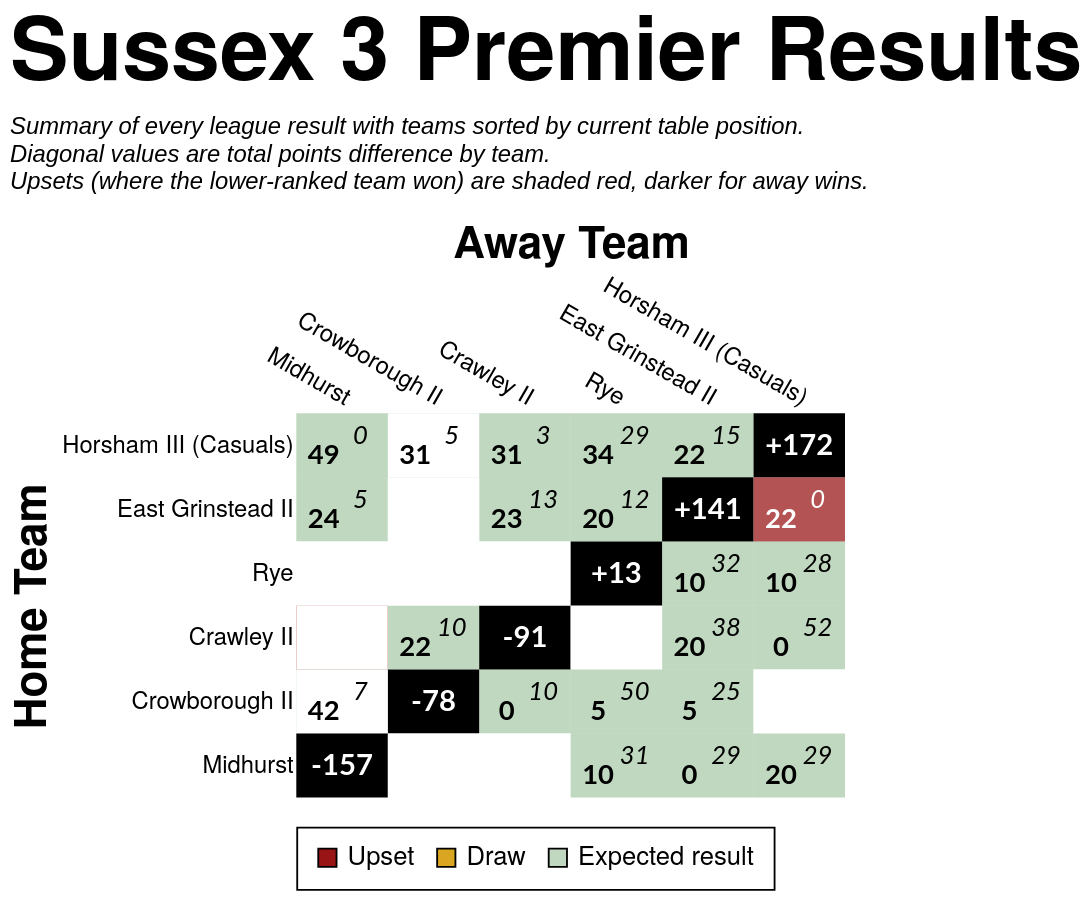

Describe this chart as a Vega-Lite specification.
### Vega-Lite specification from a JSON file in a GitHub repository (floating-point values rounded to 4 significant figures)
{"config": {"axis": {"labelFont": "PT Sans Narrow, Helvetica Neue, Helvetica, Arial, sans-serif", "titleFont": "PT Sans Narrow, Helvetica Neue, Helvetica, Arial, sans-serif", "labelFontSize": 13, "titleFontSize": 24, "gridColor": "#202947", "gridOpacity": 0.2, "zindex": 1}, "text": {"font": "Lato, sans-serif"}, "bar": {"cornerRadiusEnd": 5}, "header": {"labelFont": "PT Sans Narrow, Helvetica Neue, Helvetica, Arial, sans-serif", "titleFont": "PT Sans Narrow, Helvetica Neue, Helvetica, Arial, sans-serif", "labelFontSize": 24, "titleFontSize": 28, "labelFontWeight": "bold", "orient": "left"}, "legend": {"labelFont": "PT Sans Narrow, Helvetica Neue, Helvetica, Arial, sans-serif", "titleFont": "PT Sans Narrow, Helvetica Neue, Helvetica, Arial, sans-serif", "labelFontSize": 14, "titleFontSize": 16, "titlePadding": 5, "fillColor": "white", "strokeColor": "black", "padding": 10, "titleFontWeight": "lighter", "titleFontStyle": "italic", "titleColor": "gray", "offset": 10}, "title": {"font": "PT Sans Narrow, Helvetica Neue, Helvetica, Arial, sans-serif", "fontSize": 48, "fontWeight": "bold", "anchor": "start", "align": "center", "titlePadding": 20, "subtitlePadding": 10, "subtitleFontSize": 13, "subtitleColor": "", "subtitleFontStyle": "italic", "offset": 15, "color": "black"}, "axisX": {"labelAngle": 0}, "facet": {"title": null, "header": null, "align": {"row": "each", "column": "each"}, "spacing": 10}, "resolve": {"scale": {"y": "independent", "facet": "independent"}}, "background": "transparent", "scale": {"offsetBandPaddingOuter": 0.2, "offsetBandPaddingInner": 0.1}, "view": {"stroke": null, "background": "transparent"}}, "layer": [{"data": {"name": "data-07fc7b955812646544d73bf1cd597773"}, "mark": {"type": "rect"}, "encoding": {"color": {"field": "unexpected_result", "legend": {"labelExpr": "datum.value === 'Upset (Away Win)' ? 'Upset' : datum.value", "labelLimit": 220, "offset": 16, "orient": "bottom", "symbolStrokeColor": "black", "symbolStrokeWidth": 1, "values": ["Upset (Away Win)", "Draw", "Expected result"]}, "scale": {"domain": ["Expected result", "Upset (Home Win)", "Upset (Away Win)", "Draw", "To be played", "N/A"], "range": ["#146f1444", "#991515bb", "#991515", "goldenrod", "white", "black"]}, "title": null, "type": "nominal"}, "opacity": {"condition": {"test": "datum.home_team == param_35.home_team || datum.away_team == param_35.home_team || !isValid(param_35.home_team)", "value": 1.0}, "value": 0.1}, "tooltip": [{"field": "home_team", "title": "Home", "type": "nominal"}, {"field": "away_team", "title": "Away", "type": "nominal"}, {"field": "home_score_text", "title": "Home Score", "type": "nominal"}, {"field": "away_score_text", "title": "Away Score", "type": "nominal"}, {"field": "result", "title": "Result", "type": "nominal"}, {"field": "unexpected_result", "title": "Unexpectedness", "type": "nominal"}, {"field": "date", "format": "%d %b %Y", "title": "Date", "type": "temporal"}], "x": {"axis": {"domain": false, "grid": false, "labelAngle": 30, "orient": "top", "ticks": false}, "field": "away_team", "sort": ["Midhurst", "Crowborough II", "Crawley II", "Rye", "East Grinstead II", "Horsham III (Casuals)"], "title": "Away Team", "type": "nominal"}, "y": {"axis": {"domain": false, "grid": false, "ticks": false}, "field": "home_team", "sort": ["Horsham III (Casuals)", "East Grinstead II", "Rye", "Crawley II", "Crowborough II", "Midhurst"], "title": "Home Team", "type": "nominal"}}, "name": "view_36"}, {"data": {"name": "data-07fc7b955812646544d73bf1cd597773"}, "mark": {"type": "text", "fontStyle": "italic", "size": 14, "xOffset": 10, "yOffset": -5}, "encoding": {"color": {"condition": {"test": "(datum.home_team == param_35.home_team || datum.away_team == param_35.home_team || !isValid(param_35.home_team)) && datum.unexpected_result == 'Expected result'", "value": "black"}, "value": "white"}, "text": {"field": "away_score_text", "type": "nominal"}, "x": {"field": "away_team", "sort": ["Midhurst", "Crowborough II", "Crawley II", "Rye", "East Grinstead II", "Horsham III (Casuals)"], "type": "nominal"}, "y": {"field": "home_team", "sort": ["Horsham III (Casuals)", "East Grinstead II", "Rye", "Crawley II", "Crowborough II", "Midhurst"], "type": "nominal"}}, "transform": [{"filter": "datum.away_score_text != '' && datum.away_score_text != 'WO'"}]}, {"data": {"name": "data-07fc7b955812646544d73bf1cd597773"}, "mark": {"type": "text", "size": 12, "xOffset": 10, "yOffset": -5}, "encoding": {"color": {"condition": {"test": "(datum.home_team == param_35.home_team || datum.away_team == param_35.home_team || !isValid(param_35.home_team)) && datum.unexpected_result == 'Expected result'", "value": "black"}, "value": "white"}, "text": {"field": "away_score_text", "type": "nominal"}, "x": {"field": "away_team", "sort": ["Midhurst", "Crowborough II", "Crawley II", "Rye", "East Grinstead II", "Horsham III (Casuals)"], "type": "nominal"}, "y": {"field": "home_team", "sort": ["Horsham III (Casuals)", "East Grinstead II", "Rye", "Crawley II", "Crowborough II", "Midhurst"], "type": "nominal"}}, "transform": [{"filter": "datum.away_score_text == 'WO'"}]}, {"data": {"name": "data-07fc7b955812646544d73bf1cd597773"}, "mark": {"type": "text", "fontWeight": "bold", "size": 15, "xOffset": -10, "yOffset": 5}, "encoding": {"color": {"condition": {"test": "(datum.home_team == param_35.home_team || datum.away_team == param_35.home_team || !isValid(param_35.home_team)) && datum.unexpected_result == 'Expected result'", "value": "black"}, "value": "white"}, "text": {"field": "home_score_text", "type": "nominal"}, "x": {"field": "away_team", "sort": ["Midhurst", "Crowborough II", "Crawley II", "Rye", "East Grinstead II", "Horsham III (Casuals)"], "type": "nominal"}, "y": {"field": "home_team", "sort": ["Horsham III (Casuals)", "East Grinstead II", "Rye", "Crawley II", "Crowborough II", "Midhurst"], "type": "nominal"}}, "transform": [{"filter": "datum.home_score_text != '' && datum.home_score_text != 'WO'"}]}, {"data": {"name": "data-07fc7b955812646544d73bf1cd597773"}, "mark": {"type": "text", "size": 12, "xOffset": -10, "yOffset": 5}, "encoding": {"color": {"condition": {"test": "(datum.home_team == param_35.home_team || datum.away_team == param_35.home_team || !isValid(param_35.home_team)) && datum.unexpected_result == 'Expected result'", "value": "black"}, "value": "white"}, "text": {"field": "home_score_text", "type": "nominal"}, "x": {"field": "away_team", "sort": ["Midhurst", "Crowborough II", "Crawley II", "Rye", "East Grinstead II", "Horsham III (Casuals)"], "type": "nominal"}, "y": {"field": "home_team", "sort": ["Horsham III (Casuals)", "East Grinstead II", "Rye", "Crawley II", "Crowborough II", "Midhurst"], "type": "nominal"}}, "transform": [{"filter": "datum.home_score_text == 'WO'"}]}, {"data": {"name": "data-99997583bae8392bf271f2a6b991e258"}, "mark": {"type": "text", "color": "white", "fontWeight": "bold", "size": 16}, "encoding": {"text": {"field": "display_text", "type": "nominal"}, "tooltip": [{"field": "home_team", "title": "Team", "type": "nominal"}, {"field": "display_text", "title": "Points Difference", "type": "nominal"}], "x": {"field": "away_team", "sort": ["Midhurst", "Crowborough II", "Crawley II", "Rye", "East Grinstead II", "Horsham III (Casuals)"], "type": "nominal"}, "y": {"field": "home_team", "sort": ["Horsham III (Casuals)", "East Grinstead II", "Rye", "Crawley II", "Crowborough II", "Midhurst"], "type": "nominal"}}}], "height": {"step": 35}, "params": [{"name": "param_35", "select": {"type": "point", "clear": "dblclick", "fields": ["home_team"], "on": "click"}, "value": null, "views": ["view_36"]}], "title": {"text": "Sussex 3 Premier Results", "subtitle": ["Summary of every league result with teams sorted by current table position.", "Diagonal values are total points difference by team.", "Upsets (where the lower-ranked team won) are shaded red, darker for away wins."]}, "width": {"step": 50}, "$schema": "https://vega.github.io/schema/vega-lite/v5.20.1.json", "datasets": {"data-07fc7b955812646544d73bf1cd597773": [{"home_team": "Crawley II", "away_team": "Crawley II", "match_id": null, "date": "", "home_score": null, "away_score": null, "home_walkover": null, "away_walkover": null, "result": "N/A", "home_score_text": "", "away_score_text": "", "wo_result": "", "score_text": "", "display_text": "-91", "is_diagonal": true, "result_simple": "N/A", "unexpected_result": "N/A", "unexpected_opacity": 1.0}, {"home_team": "Crawley II", "away_team": "Crowborough II", "match_id": "952685", "date": "2022-01-22T00:00:00", "home_score": 22, "away_score": 10, "home_walkover": false, "away_walkover": false, "result": "Home Win", "home_score_text": "22", "away_score_text": "10", "wo_result": "", "score_text": "22-10", "display_text": "22-10", "is_diagonal": false, "result_simple": "Home Win", "unexpected_result": "Expected result", "unexpected_opacity": 0.25}, {"home_team": "Crawley II", "away_team": "East Grinstead II", "match_id": "952701", "date": "2022-03-26T00:00:00", "home_score": 20, "away_score": 38, "home_walkover": false, "away_walkover": false, "result": "Away Win", "home_score_text": "20", "away_score_text": "38", "wo_result": "", "score_text": "20-38", "display_text": "20-38", "is_diagonal": false, "result_simple": "Away Win", "unexpected_result": "Expected result", "unexpected_opacity": 0.25}, {"home_team": "Crawley II", "away_team": "Horsham III (Casuals)", "match_id": "952691", "date": "2022-02-12T00:00:00", "home_score": 0, "away_score": 52, "home_walkover": false, "away_walkover": false, "result": "Away Win", "home_score_text": "0", "away_score_text": "52", "wo_result": "", "score_text": "0-52", "display_text": "0-52", "is_diagonal": false, "result_simple": "Away Win", "unexpected_result": "Expected result", "unexpected_opacity": 0.25}, {"home_team": "Crawley II", "away_team": "Midhurst", "match_id": "957345", "date": "2022-02-19T00:00:00", "home_score": 17, "away_score": 22, "home_walkover": false, "away_walkover": false, "result": "Away Win (LBP)", "home_score_text": "17", "away_score_text": "22", "wo_result": "", "score_text": "17-22", "display_text": "17-22", "is_diagonal": false, "result_simple": "Away Win", "unexpected_result": "Upset (Away Win)", "unexpected_opacity": 1.0}, {"home_team": "Crawley II", "away_team": "Midhurst", "match_id": "952681", "date": "2022-01-15T00:00:00", "home_score": null, "away_score": null, "home_walkover": true, "away_walkover": false, "result": "To be played", "home_score_text": "", "away_score_text": "", "wo_result": "", "score_text": "", "display_text": "", "is_diagonal": false, "result_simple": "To be played", "unexpected_result": "To be played", "unexpected_opacity": 1.0}, {"home_team": "Crawley II", "away_team": "Rye", "match_id": "952676", "date": "2021-12-11T00:00:00", "home_score": null, "away_score": null, "home_walkover": false, "away_walkover": true, "result": "To be played", "home_score_text": "", "away_score_text": "", "wo_result": "", "score_text": "", "display_text": "", "is_diagonal": false, "result_simple": "To be played", "unexpected_result": "To be played", "unexpected_opacity": 1.0}, {"home_team": "Crowborough II", "away_team": "Crawley II", "match_id": "952697", "date": "2022-03-05T00:00:00", "home_score": 0, "away_score": 10, "home_walkover": false, "away_walkover": false, "result": "Away Win", "home_score_text": "0", "away_score_text": "10", "wo_result": "", "score_text": "0-10", "display_text": "0-10", "is_diagonal": false, "result_simple": "Away Win", "unexpected_result": "Expected result", "unexpected_opacity": 0.25}, {"home_team": "Crowborough II", "away_team": "Crowborough II", "match_id": null, "date": "", "home_score": null, "away_score": null, "home_walkover": null, "away_walkover": null, "result": "N/A", "home_score_text": "", "away_score_text": "", "wo_result": "", "score_text": "", "display_text": "-78", "is_diagonal": true, "result_simple": "N/A", "unexpected_result": "N/A", "unexpected_opacity": 1.0}, {"home_team": "Crowborough II", "away_team": "East Grinstead II", "match_id": "952677", "date": "2021-12-11T00:00:00", "home_score": 5, "away_score": 25, "home_walkover": false, "away_walkover": false, "result": "Away Win", "home_score_text": "5", "away_score_text": "25", "wo_result": "", "score_text": "5-25", "display_text": "5-25", "is_diagonal": false, "result_simple": "Away Win", "unexpected_result": "Expected result", "unexpected_opacity": 0.25}, {"home_team": "Crowborough II", "away_team": "Horsham III (Casuals)", "match_id": null, "date": "", "home_score": null, "away_score": null, "home_walkover": null, "away_walkover": null, "result": "To be played", "home_score_text": "", "away_score_text": "", "wo_result": "", "score_text": "", "display_text": "", "is_diagonal": false, "result_simple": "To be played", "unexpected_result": "To be played", "unexpected_opacity": 1.0}, {"home_team": "Crowborough II", "away_team": "Midhurst", "match_id": "957845", "date": "2022-03-26T00:00:00", "home_score": 42, "away_score": 7, "home_walkover": false, "away_walkover": false, "result": "Home Win", "home_score_text": "42", "away_score_text": "7", "wo_result": "", "score_text": "42-7", "display_text": "42-7", "is_diagonal": false, "result_simple": "Home Win", "unexpected_result": "Expected result", "unexpected_opacity": 0.25}, {"home_team": "Crowborough II", "away_team": "Midhurst", "match_id": "952687", "date": "2022-01-29T00:00:00", "home_score": null, "away_score": null, "home_walkover": true, "away_walkover": false, "result": "To be played", "home_score_text": "", "away_score_text": "", "wo_result": "", "score_text": "", "display_text": "", "is_diagonal": false, "result_simple": "To be played", "unexpected_result": "To be played", "unexpected_opacity": 1.0}, {"home_team": "Crowborough II", "away_team": "Rye", "match_id": "952690", "date": "2022-02-12T00:00:00", "home_score": 5, "away_score": 50, "home_walkover": false, "away_walkover": false, "result": "Away Win", "home_score_text": "5", "away_score_text": "50", "wo_result": "", "score_text": "5-50", "display_text": "5-50", "is_diagonal": false, "result_simple": "Away Win", "unexpected_result": "Expected result", "unexpected_opacity": 0.25}, {"home_team": "East Grinstead II", "away_team": "Crawley II", "match_id": "952688", "date": "2022-01-29T00:00:00", "home_score": 23, "away_score": 13, "home_walkover": false, "away_walkover": false, "result": "Home Win", "home_score_text": "23", "away_score_text": "13", "wo_result": "", "score_text": "23-13", "display_text": "23-13", "is_diagonal": false, "result_simple": "Home Win", "unexpected_result": "Expected result", "unexpected_opacity": 0.25}, {"home_team": "East Grinstead II", "away_team": "Crowborough II", "match_id": "952704", "date": "2022-04-02T00:00:00", "home_score": null, "away_score": null, "home_walkover": true, "away_walkover": false, "result": "To be played", "home_score_text": "", "away_score_text": "", "wo_result": "", "score_text": "", "display_text": "", "is_diagonal": false, "result_simple": "To be played", "unexpected_result": "To be played", "unexpected_opacity": 1.0}, {"home_team": "East Grinstead II", "away_team": "East Grinstead II", "match_id": null, "date": "", "home_score": null, "away_score": null, "home_walkover": null, "away_walkover": null, "result": "N/A", "home_score_text": "", "away_score_text": "", "wo_result": "", "score_text": "", "display_text": "+141", "is_diagonal": true, "result_simple": "N/A", "unexpected_result": "N/A", "unexpected_opacity": 1.0}, {"home_team": "East Grinstead II", "away_team": "Horsham III (Casuals)", "match_id": "952698", "date": "2022-03-05T00:00:00", "home_score": 22, "away_score": 0, "home_walkover": false, "away_walkover": false, "result": "Home Win", "home_score_text": "22", "away_score_text": "0", "wo_result": "", "score_text": "22-0", "display_text": "22-0", "is_diagonal": false, "result_simple": "Home Win", "unexpected_result": "Upset (Home Win)", "unexpected_opacity": 0.75}, {"home_team": "East Grinstead II", "away_team": "Midhurst", "match_id": "952692", "date": "2022-02-12T00:00:00", "home_score": 24, "away_score": 5, "home_walkover": false, "away_walkover": false, "result": "Home Win", "home_score_text": "24", "away_score_text": "5", "wo_result": "", "score_text": "24-5", "display_text": "24-5", "is_diagonal": false, "result_simple": "Home Win", "unexpected_result": "Expected result", "unexpected_opacity": 0.25}, {"home_team": "East Grinstead II", "away_team": "Rye", "match_id": "952683", "date": "2022-01-15T00:00:00", "home_score": 20, "away_score": 12, "home_walkover": false, "away_walkover": false, "result": "Home Win", "home_score_text": "20", "away_score_text": "12", "wo_result": "", "score_text": "20-12", "display_text": "20-12", "is_diagonal": false, "result_simple": "Home Win", "unexpected_result": "Expected result", "unexpected_opacity": 0.25}, {"home_team": "Horsham III (Casuals)", "away_team": "Crawley II", "match_id": "952678", "date": "2021-12-18T00:00:00", "home_score": 31, "away_score": 3, "home_walkover": false, "away_walkover": false, "result": "Home Win", "home_score_text": "31", "away_score_text": "3", "wo_result": "", "score_text": "31-3", "display_text": "31-3", "is_diagonal": false, "result_simple": "Home Win", "unexpected_result": "Expected result", "unexpected_opacity": 0.25}, {"home_team": "Horsham III (Casuals)", "away_team": "Crowborough II", "match_id": "957346", "date": "2022-02-19T00:00:00", "home_score": 31, "away_score": 5, "home_walkover": false, "away_walkover": false, "result": "Home Win", "home_score_text": "31", "away_score_text": "5", "wo_result": "", "score_text": "31-5", "display_text": "31-5", "is_diagonal": false, "result_simple": "Home Win", "unexpected_result": "Expected result", "unexpected_opacity": 0.25}, {"home_team": "Horsham III (Casuals)", "away_team": "Crowborough II", "match_id": "953050", "date": "2022-01-15T00:00:00", "home_score": null, "away_score": null, "home_walkover": true, "away_walkover": false, "result": "To be played", "home_score_text": "", "away_score_text": "", "wo_result": "", "score_text": "", "display_text": "", "is_diagonal": false, "result_simple": "To be played", "unexpected_result": "To be played", "unexpected_opacity": 1.0}, {"home_team": "Horsham III (Casuals)", "away_team": "East Grinstead II", "match_id": "952684", "date": "2022-01-22T00:00:00", "home_score": 22, "away_score": 15, "home_walkover": false, "away_walkover": false, "result": "Home Win (LBP)", "home_score_text": "22", "away_score_text": "15", "wo_result": "", "score_text": "22-15", "display_text": "22-15", "is_diagonal": false, "result_simple": "Home Win", "unexpected_result": "Expected result", "unexpected_opacity": 0.25}, {"home_team": "Horsham III (Casuals)", "away_team": "Horsham III (Casuals)", "match_id": null, "date": "", "home_score": null, "away_score": null, "home_walkover": null, "away_walkover": null, "result": "N/A", "home_score_text": "", "away_score_text": "", "wo_result": "", "score_text": "", "display_text": "+172", "is_diagonal": true, "result_simple": "N/A", "unexpected_result": "N/A", "unexpected_opacity": 1.0}, {"home_team": "Horsham III (Casuals)", "away_team": "Midhurst", "match_id": "952675", "date": "2021-12-11T00:00:00", "home_score": 49, "away_score": 0, "home_walkover": false, "away_walkover": false, "result": "Home Win", "home_score_text": "49", "away_score_text": "0", "wo_result": "", "score_text": "49-0", "display_text": "49-0", "is_diagonal": false, "result_simple": "Home Win", "unexpected_result": "Expected result", "unexpected_opacity": 0.25}, {"home_team": "Horsham III (Casuals)", "away_team": "Rye", "match_id": "952700", "date": "2022-03-19T00:00:00", "home_score": 34, "away_score": 29, "home_walkover": false, "away_walkover": false, "result": "Home Win (LBP)", "home_score_text": "34", "away_score_text": "29", "wo_result": "", "score_text": "34-29", "display_text": "34-29", "is_diagonal": false, "result_simple": "Home Win", "unexpected_result": "Expected result", "unexpected_opacity": 0.25}, {"home_team": "Midhurst", "away_team": "Crawley II", "match_id": null, "date": "", "home_score": null, "away_score": null, "home_walkover": null, "away_walkover": null, "result": "To be played", "home_score_text": "", "away_score_text": "", "wo_result": "", "score_text": "", "display_text": "", "is_diagonal": false, "result_simple": "To be played", "unexpected_result": "To be played", "unexpected_opacity": 1.0}, {"home_team": "Midhurst", "away_team": "Crowborough II", "match_id": null, "date": "", "home_score": null, "away_score": null, "home_walkover": null, "away_walkover": null, "result": "To be played", "home_score_text": "", "away_score_text": "", "wo_result": "", "score_text": "", "display_text": "", "is_diagonal": false, "result_simple": "To be played", "unexpected_result": "To be played", "unexpected_opacity": 1.0}, {"home_team": "Midhurst", "away_team": "East Grinstead II", "match_id": "955168", "date": "2022-01-08T00:00:00", "home_score": 0, "away_score": 29, "home_walkover": false, "away_walkover": false, "result": "Away Win", "home_score_text": "0", "away_score_text": "29", "wo_result": "", "score_text": "0-29", "display_text": "0-29", "is_diagonal": false, "result_simple": "Away Win", "unexpected_result": "Expected result", "unexpected_opacity": 0.25}, {"home_team": "Midhurst", "away_team": "Horsham III (Casuals)", "match_id": "952702", "date": "2022-04-02T00:00:00", "home_score": 20, "away_score": 29, "home_walkover": false, "away_walkover": false, "result": "Away Win", "home_score_text": "20", "away_score_text": "29", "wo_result": "", "score_text": "20-29", "display_text": "20-29", "is_diagonal": false, "result_simple": "Away Win", "unexpected_result": "Expected result", "unexpected_opacity": 0.25}, {"home_team": "Midhurst", "away_team": "Midhurst", "match_id": null, "date": "", "home_score": null, "away_score": null, "home_walkover": null, "away_walkover": null, "result": "N/A", "home_score_text": "", "away_score_text": "", "wo_result": "", "score_text": "", "display_text": "-157", "is_diagonal": true, "result_simple": "N/A", "unexpected_result": "N/A", "unexpected_opacity": 1.0}, {"home_team": "Midhurst", "away_team": "Rye", "match_id": "952686", "date": "2022-01-22T00:00:00", "home_score": 10, "away_score": 31, "home_walkover": false, "away_walkover": false, "result": "Away Win", "home_score_text": "10", "away_score_text": "31", "wo_result": "", "score_text": "10-31", "display_text": "10-31", "is_diagonal": false, "result_simple": "Away Win", "unexpected_result": "Expected result", "unexpected_opacity": 0.25}, {"home_team": "Rye", "away_team": "Crawley II", "match_id": "952703", "date": "2022-04-02T00:00:00", "home_score": null, "away_score": null, "home_walkover": true, "away_walkover": false, "result": "To be played", "home_score_text": "", "away_score_text": "", "wo_result": "", "score_text": "", "display_text": "", "is_diagonal": false, "result_simple": "To be played", "unexpected_result": "To be played", "unexpected_opacity": 1.0}, {"home_team": "Rye", "away_team": "Crowborough II", "match_id": "955082", "date": "2022-02-05T00:00:00", "home_score": null, "away_score": null, "home_walkover": true, "away_walkover": false, "result": "To be played", "home_score_text": "", "away_score_text": "", "wo_result": "", "score_text": "", "display_text": "", "is_diagonal": false, "result_simple": "To be played", "unexpected_result": "To be played", "unexpected_opacity": 1.0}, {"home_team": "Rye", "away_team": "East Grinstead II", "match_id": "959356", "date": "2022-03-12T00:00:00", "home_score": 10, "away_score": 32, "home_walkover": false, "away_walkover": false, "result": "Away Win", "home_score_text": "10", "away_score_text": "32", "wo_result": "", "score_text": "10-32", "display_text": "10-32", "is_diagonal": false, "result_simple": "Away Win", "unexpected_result": "Expected result", "unexpected_opacity": 0.25}, {"home_team": "Rye", "away_team": "Horsham III (Casuals)", "match_id": "952689", "date": "2022-01-29T00:00:00", "home_score": 10, "away_score": 28, "home_walkover": false, "away_walkover": false, "result": "Away Win", "home_score_text": "10", "away_score_text": "28", "wo_result": "", "score_text": "10-28", "display_text": "10-28", "is_diagonal": false, "result_simple": "Away Win", "unexpected_result": "Expected result", "unexpected_opacity": 0.25}, {"home_team": "Rye", "away_team": "Midhurst", "match_id": "952696", "date": "2022-03-05T00:00:00", "home_score": null, "away_score": null, "home_walkover": true, "away_walkover": false, "result": "To be played", "home_score_text": "", "away_score_text": "", "wo_result": "", "score_text": "", "display_text": "", "is_diagonal": false, "result_simple": "To be played", "unexpected_result": "To be played", "unexpected_opacity": 1.0}, {"home_team": "Rye", "away_team": "Rye", "match_id": null, "date": "", "home_score": null, "away_score": null, "home_walkover": null, "away_walkover": null, "result": "N/A", "home_score_text": "", "away_score_text": "", "wo_result": "", "score_text": "", "display_text": "+13", "is_diagonal": true, "result_simple": "N/A", "unexpected_result": "N/A", "unexpected_opacity": 1.0}], "data-99997583bae8392bf271f2a6b991e258": [{"home_team": "Crawley II", "away_team": "Crawley II", "match_id": null, "date": "", "home_score": null, "away_score": null, "home_walkover": null, "away_walkover": null, "result": "N/A", "home_score_text": "", "away_score_text": "", "wo_result": "", "score_text": "", "display_text": "-91", "is_diagonal": true, "result_simple": "N/A", "unexpected_result": "N/A", "unexpected_opacity": 1.0}, {"home_team": "Crowborough II", "away_team": "Crowborough II", "match_id": null, "date": "", "home_score": null, "away_score": null, "home_walkover": null, "away_walkover": null, "result": "N/A", "home_score_text": "", "away_score_text": "", "wo_result": "", "score_text": "", "display_text": "-78", "is_diagonal": true, "result_simple": "N/A", "unexpected_result": "N/A", "unexpected_opacity": 1.0}, {"home_team": "East Grinstead II", "away_team": "East Grinstead II", "match_id": null, "date": "", "home_score": null, "away_score": null, "home_walkover": null, "away_walkover": null, "result": "N/A", "home_score_text": "", "away_score_text": "", "wo_result": "", "score_text": "", "display_text": "+141", "is_diagonal": true, "result_simple": "N/A", "unexpected_result": "N/A", "unexpected_opacity": 1.0}, {"home_team": "Horsham III (Casuals)", "away_team": "Horsham III (Casuals)", "match_id": null, "date": "", "home_score": null, "away_score": null, "home_walkover": null, "away_walkover": null, "result": "N/A", "home_score_text": "", "away_score_text": "", "wo_result": "", "score_text": "", "display_text": "+172", "is_diagonal": true, "result_simple": "N/A", "unexpected_result": "N/A", "unexpected_opacity": 1.0}, {"home_team": "Midhurst", "away_team": "Midhurst", "match_id": null, "date": "", "home_score": null, "away_score": null, "home_walkover": null, "away_walkover": null, "result": "N/A", "home_score_text": "", "away_score_text": "", "wo_result": "", "score_text": "", "display_text": "-157", "is_diagonal": true, "result_simple": "N/A", "unexpected_result": "N/A", "unexpected_opacity": 1.0}, {"home_team": "Rye", "away_team": "Rye", "match_id": null, "date": "", "home_score": null, "away_score": null, "home_walkover": null, "away_walkover": null, "result": "N/A", "home_score_text": "", "away_score_text": "", "wo_result": "", "score_text": "", "display_text": "+13", "is_diagonal": true, "result_simple": "N/A", "unexpected_result": "N/A", "unexpected_opacity": 1.0}]}}
